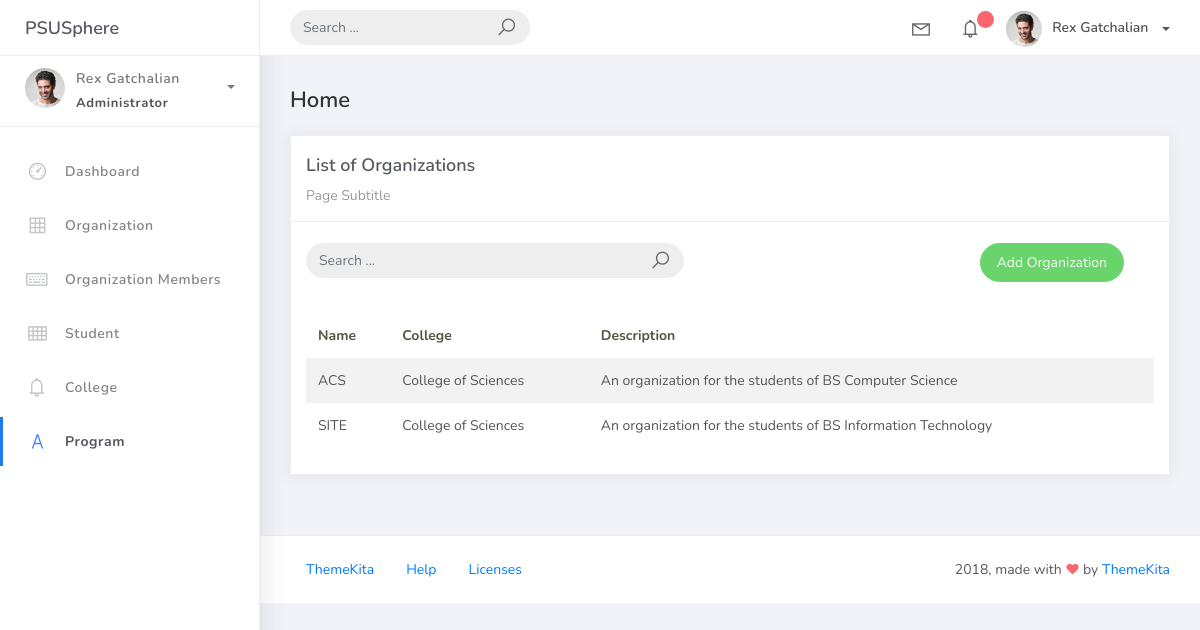
/orglist/, run on an earlier commit of the app's database.
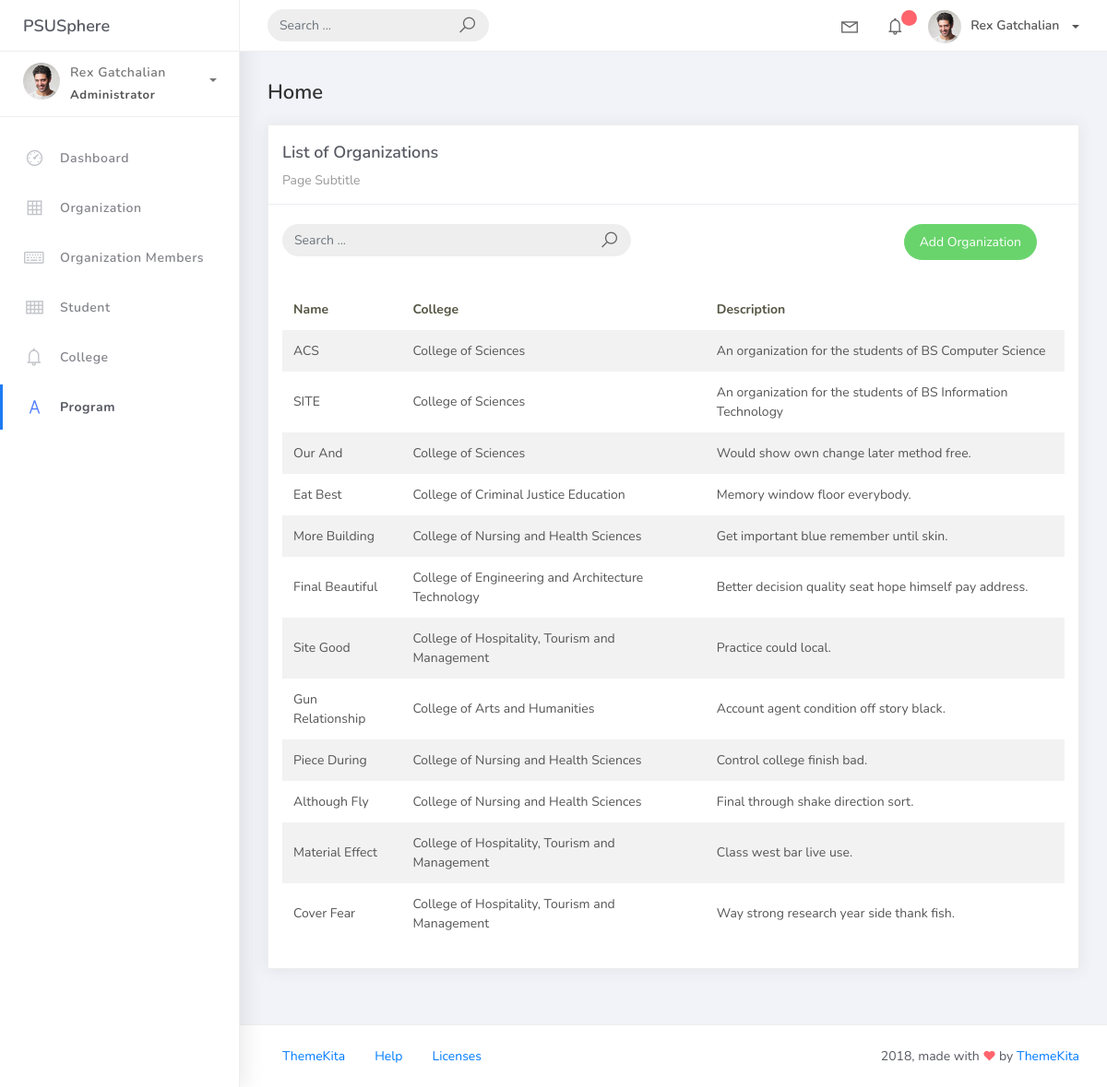
And on a later commit of the database.
### psusphere/models.py (models this page shows, shortened)
class BaseModel(models.Model):
    created_at = models.DateTimeField(auto_now_add=True, db_index=True)
    updated_at = models.DateTimeField(auto_now=True)
    class Meta:
        abstract = True

class Organization(BaseModel):
    name = models.CharField(max_length=250)
    college = models.ForeignKey(College, null=True, blank=True, on_delete=models.CASCADE)
    description = models.CharField(max_length=500)

class College(BaseModel):
    college_name = models.CharField(max_length=150)
    def __str__(self):
        return self.college_name

### psusphere/views.py (the view)
# urls.py: path('orglist/', OrganizationList.as_view(), name='org_list'),
class OrganizationList(ListView):
    model = Organization
    context_object_name = "organization"
    template_name = "org_list.html"
    paginated_by = 5
    def get_queryset(self, *args, **kwargs):
        qs = super(OrganizationList, self).get_queryset(*args, **kwargs)
        if self.request.GET.get('q') != None:
            query = self.request.GET.get('q')
            qs = qs.filter(
                Q(name__icontains=query) |
                Q(description__icontains=query)|
                Q(college__college_name__icontains=query))
        return qs

### projectsite/templates/org_list.html (shortened to what this page needs)
{% extends 'base.html' %}
{% load static %}
{% block content %}
<div class="content">
    <div class="container-fluid">
        <h4 class="page-title">Home</h4>
        <div class="row">
            <div class="col-md-12">
                <div class="card">
                    <div class="card-header">
                        <div class="card-title">List of Organizations</div>
                        <div class="card-category">Page Subtitle</div>
                    </div>
                    <br>
                    <div class="col-md-12 row">
                        <div class="col-md-6">
                            <form class="navbar-left navbar-form nav-search mr-md-3" action="">
                                <div class="input-group">
                                    <input type="text" placeholder="Search ..." class="form-control" />
                                    <div class="input-group-append">
                                        <span class="input-group-text">
                                            <i class="la la-search search-icon"></i>
                                        </span>
                                    </div>
                                </div>
                            </form>
                        </div>
                        <div class="col-md-6">
                            <div class="pull-right">
                                <a href="{% url 'org_add' %}" class="btn btn-success btn-rounded">Add Organization</a>
                            </div>
                        </div>
                    </div>
                    <div class="card-body">
                        <table class="table table-striped mt-3">
                            <thead>
                                <tr>
                                    <th scope="col">Name</th>
                                    <th scope="col">College</th>
                                    <th scope="col">Description</th>
                                </tr>
                            </thead>
                            <tbody>
                                {% for object in object_list %}
                                    <tr>
                                        <td>{{ object.name }}</td>
                                        <td>{{ object.college }}</td>
                                        <td>{{ object.description }}</td>
                                    </tr>
                                {% endfor %}
                            </tbody>
                        </table>
                    </div>
                </div>
            </div>
        </div>
    </div>
</div>
{% endblock %}

What changed in the data, as far as the page shows it:
added Organization: name "Our And", college "College of Sciences", description "Would show own change later method free."
added Organization: name "Eat Best", college "College of Criminal Justice Education", description "Memory window floor everybody."
added Organization: name "More Building", college "College of Nursing and Health Sciences", description "Get important blue remember until skin."
added Organization: name "Final Beautiful", college "College of Engineering and Architecture Technology", description "Better decision quality seat hope himself pay address."
added Organization: name "Site Good", college "College of Hospitality, Tourism and Management", description "Practice could local."
added Organization: name "Gun Relationship", college "College of Arts and Humanities", description "Account agent condition off story black."
added Organization: name "Piece During", college "College of Nursing and Health Sciences", description "Control college finish bad."
added Organization: name "Although Fly", college "College of Nursing and Health Sciences", description "Final through shake direction sort."
added Organization: name "Material Effect", college "College of Hospitality, Tourism and Management", description "Class west bar live use."
added Organization: name "Cover Fear", college "College of Hospitality, Tourism and Management", description "Way strong research year side thank fish."
